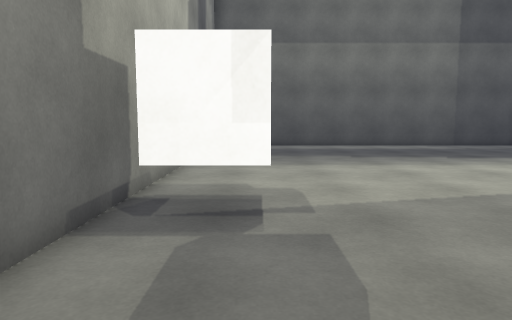
View 1 (above)

18 first-person views from a walk through a 3-D level made in the Unity game engine. The camera is 1.2 m above the floor, tilts 6° down and sees 70° across. The floor is counted in squares, 1 m on a side. Each view is taken from the middle of a square. On the plan, view 1 faces up. The plan holds only what a view shows up to about 15 squares ahead; the rest is blank. The place goes on beyond the plan. The player character is not drawn. Door leaves are left out, so doorways stand open. Surface patterns are stand-ins for the level's own textures.

View 2
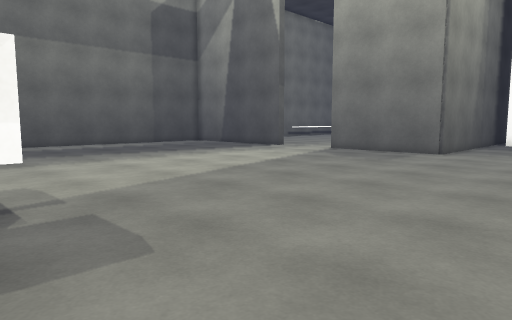

View 3
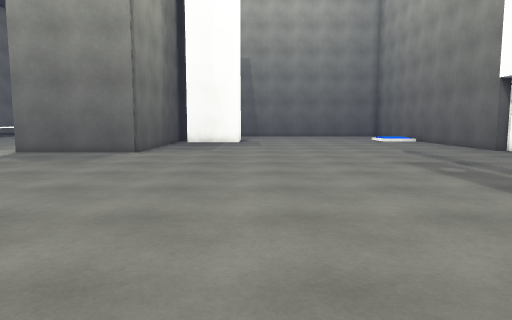

View 4
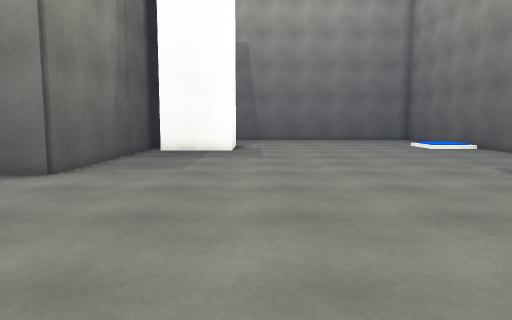

View 5
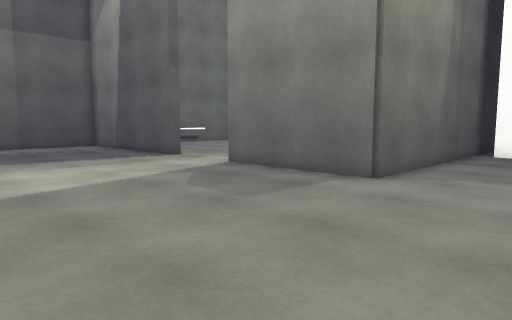

View 6
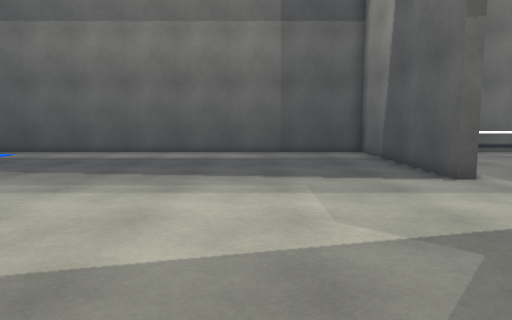

View 7
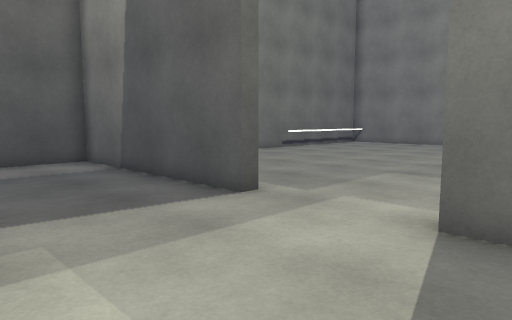

View 8
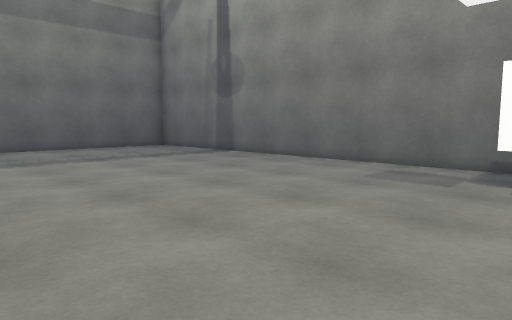

View 9
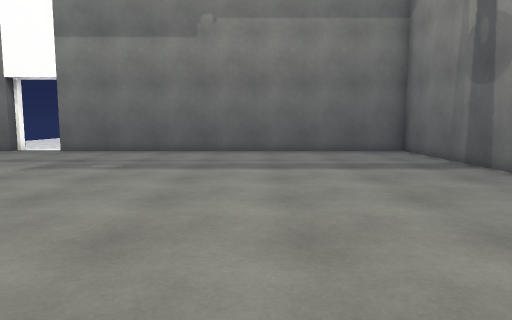

View 10
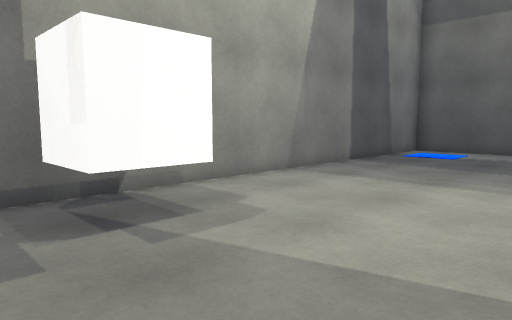

View 11
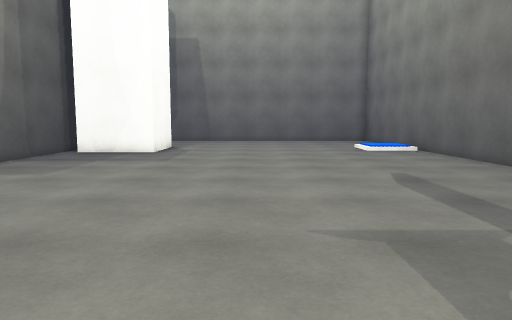

View 12
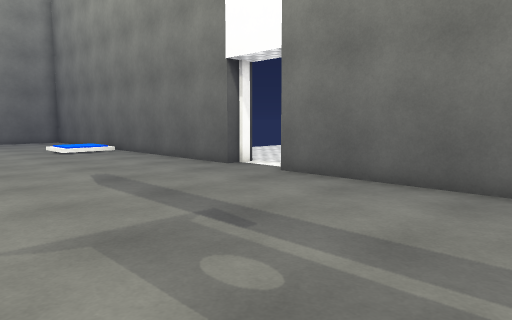

View 13
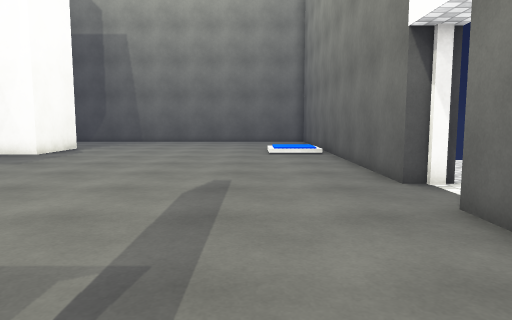

View 14
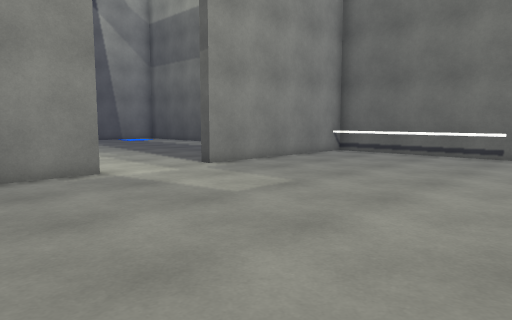

View 15
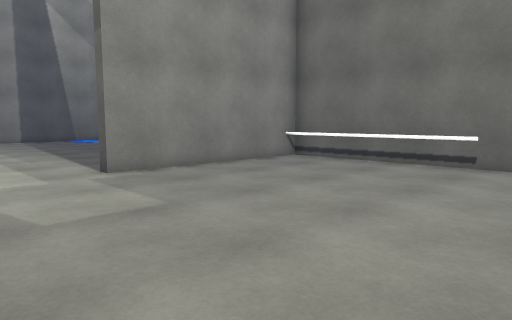

View 16
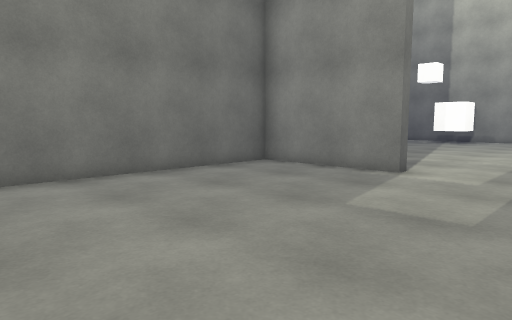

View 17
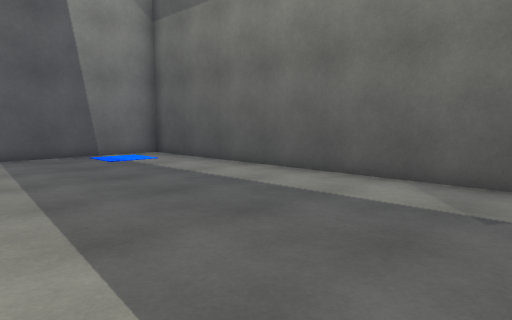

View 18
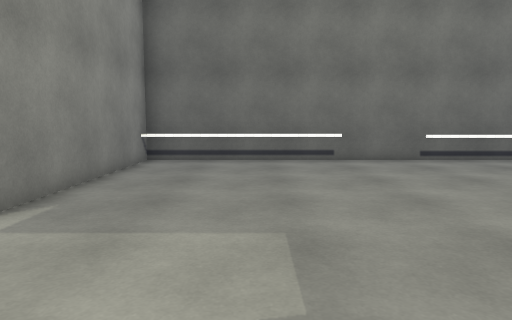

### Floor plan
Points are (right, up) in squares from view 1. A wall is a line through its corners. A room is listed if a view was taken in it or the views show most of it. See-through windows are left out.
Room 1 (views 1, 2, 3, 4, 5, 6, 7, 8, 9, 10, 11, 12, 13, 17)
walls: (13.2, 11.5) (13.2, 18.4) (-2, 18.4) (-2, -10.8) (12, -10.8); (22.1, 0) (20.3, 0) (20.3, 3); (22.5, 3.6) (13.2, 3.6) (13.2, 8.4); (14, -11.9) (14, -10.8) (22, -10.8)
ways out: open door at (13.5, 10) to room 2; opening at (13, -11.5)
objects: other object (-1, 5) to (0, 6)
Room 2 (views 14, 15, 16, 18)
walls: (13.6, 8.4) (13.6, 4) (20.6, 4); (22.5, 18.4) (13.6, 18.4) (13.6, 11.5)
low walls: (19.6, 17.9) (13.5, 17.9)
ways out: open door at (13.5, 10) to room 1

Where each view was taken, in squares from view 1:
view 1: 0 up, 0 right, facing up
view 2: 1 down, 1 left, facing up-right
view 3: 1 down, 1 left, facing right
view 4: 1 down, 5 right, facing right
view 5: 0 up, 6 right, facing up-right
view 6: 4 up, 9 right, facing up
view 7: 7 up, 9 right, facing up-right
view 8: 6 up, 8 right, facing down-left
view 9: 4 up, 4 right, facing down
view 10: 3 up, 4 right, facing up-left
view 11: 4 down, 6 right, facing right
view 12: 4 down, 6 right, facing down-right
view 13: 8 down, 7 right, facing right
view 14: 5 up, 22 right, facing up-left
view 15: 8 up, 22 right, facing up-left
view 16: 12 up, 22 right, facing down-left
view 17: 11 up, 11 right, facing up-left
view 18: 7 up, 17 right, facing up
